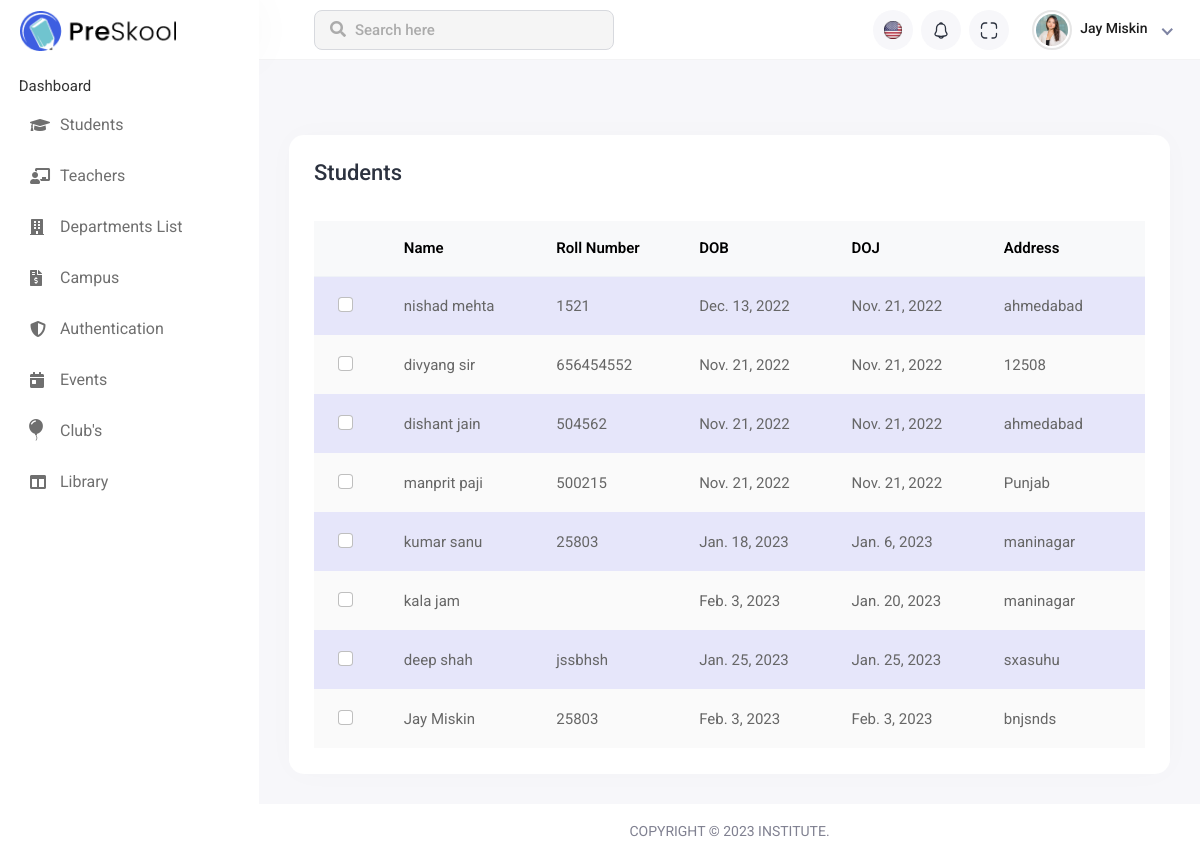
The app's page /student_page/ (signed in) with its own data.
### institute_App/models.py (models this page shows, shortened)
class Common(models.Model):
    Master=models.ForeignKey(Master, on_delete=models.CASCADE)
    Name=models.CharField(max_length=50)
    DateOfBirth=models.DateField(default='2022-11-21')
    DateOfJoining=models.DateField(default='2022-11-21')
    Address=models.CharField(max_length=100)
    class Meta:
        db_table="common"

class Student(models.Model):
    Common=models.ForeignKey(Common, on_delete=models.CASCADE)
    Roll_Number=models.CharField(max_length=20)
    class Meta:
        db_table="student"

### institute_App/views.py (the view)
# urls.py: path('student_page/',student_page,name='student_page'),
def student_page(request):
    if 'email' in request.session:
        student_page_data(request) #load student data
        return render(request,'student_page.html', data)
    return render(request,'student_page.html')

### institute_App/views.py (called while the page is built)
def student_page_data(request):
    print(request.POST)
    student = Student.objects.all()
    data['student'] = student

### institute_App/templates/student_page.html (shortened to what this page needs)
{% extends 'base.html' %}
{% load static %}
{% block main_content %}
<div class="main-wrapper">
    <div class="header">
        <div class="header-left">
            <a href="{% static 'index-2.html' %}" class="logo">
                <img src="{% static 'assets/img/logo.png' %}" alt="Logo">
            </a>
        </div>
        <div class="top-nav-search">
            <form>
                <input type="text" class="form-control" placeholder="Search here">
                <button class="btn" type="submit"><i class="fas fa-search"></i></button>
            </form>
        </div>
        <ul class="nav user-menu">
            <li class="nav-item dropdown noti-dropdown language-drop me-2">
                <a href="#" class="dropdown-toggle nav-link header-nav-list" data-bs-toggle="dropdown">
                    <img src="{% static 'assets/img/icons/header-icon-01.svg' %}" alt="">
                </a>
            </li>
            <li class="nav-item dropdown noti-dropdown me-2">
                <a href="#" class="dropdown-toggle nav-link header-nav-list" data-bs-toggle="dropdown">
                    <img src="{% static 'assets/img/icons/header-icon-05.svg' %}" alt="">
                </a>
            </li>
            <li class="nav-item zoom-screen me-2">
                <a href="#" class="nav-link header-nav-list win-maximize">
                    <img src="{% static 'assets/img/icons/header-icon-04.svg' %}" alt="">
                </a>
            </li>
            <li class="nav-item dropdown has-arrow new-user-menus">
                <a href="#" class="dropdown-toggle nav-link" data-bs-toggle="dropdown">
                    <span class="user-img">
                        <img class="rounded-circle" src="{% static 'assets/img/profiles/avatar-01.jpg' %}" width="31"
                            alt="Ryan Taylor">
                        <div class="user-text">
                            <h6>{{user_data.first_name}} {{user_data.last_name}}</h6>
                        </div>
                    </span>
                </a>
            </li>
        </ul>
    </div><br><br>
    <div class="sidebar" id="sidebar">
        <div class="sidebar-inner slimscroll">
            <div id="sidebar-menu" class="sidebar-menu">
                <ul>
                    <li class="submenu" >
                        <span> Dashboard </span>
                        </li>
                    <li class="submenu">
                        <a href="#"><i class="fas fa-graduation-cap"></i> <span> Students</span> </a>
                    </li>
                    <li class="submenu">
                        <a href="#"><i class="fas fa-chalkboard-teacher"></i> <span> Teachers</span> </a>
                    </li>
                    <li>
                        <a href="{% url 'department_page' %}"><i class="fas fa-building"></i> <span> Departments List</span></a>
                    </li>
                    <li>
                        <a href="{% url 'maintenance_page' %}"><i class="fas fa-file-invoice-dollar"></i> <span> Campus</span></a>
                    </li>
                    <li class="submenu">
                        <a href="#"><i class="fas fa-shield-alt"></i> <span>Authentication </span> </a>
                    </li>
                    <li>
                        <a href="{% url 'event_page' %}"><i class="fas fa-calendar-day"></i> <span>Events</span></a>
                    </li>
                    <li>
                        <a href="{% url 'club_page' %}"><i class="bi bi-balloon-fill" style="font-size: 22px; margin-left: -5px;"></i> <span style="padding-left: 5px;">Club's</span></a>
                    </li>
                    <li class="submenu">
                        <a href="#"><i class="fas fa-columns"></i> <span> Library </span> </a>
                    </li>
                </ul>
            </div>
        </div>
    </div>
    <div class="page-wrapper">
        <div class="content container-fluid">
            <div class="row">
                <div class="col-sm-12">
                    <div class="card card-table comman-shadow">
                        <div class="card-body">
                            <div class="page-header">
                                <div class="row align-items-center">
                                    <div class="col">
                                        <h3 class="page-title">Students</h3>
                                    </div>
                                </div>
                            </div>
                            <div class="table-responsive">
                                <table
                                    class="table border-0 star-student table-hover table-center mb-0 datatable table-striped">
                                    <thead class="student-thread">
                                        <tr>
                                            <th>
                                            </th>
                                            <th>Name</th>
                                            <th>Roll Number</th>
                                            <th>DOB</th>
                                            <th>DOJ</th>
                                            <th>Address</th>
                                        </tr>
                                    </thead>
                                    <tbody>
                                        {% for S_data in student %}
                                        <tr>
                                            <td>
                                                <div class="form-check check-tables">
                                                    <input class="form-check-input" type="checkbox" value="something">
                                                </div>
                                            </td>
                                            <td>{{S_data.Common.Name}}</td>
                                            <td>{{S_data.Roll_Number}}</td>
                                            <td>{{S_data.Common.DateOfBirth}}</td>
                                            <td>{{S_data.Common.DateOfJoining}}</td>
                                            <td>{{S_data.Common.Address}}</td>
                                        </tr>
                                        {% endfor %}
                                    </tbody>
                                </table>
                            </div>
                        </div>
                    </div>
                </div>
            </div>
        </div>
        <footer>
            <p>Copyright © 2023 Institute.</p>
        </footer>
    </div>
</div>
{% endblock %}

### institute_App/templates/student_page.html (style rules this page uses)
.page-wrapper { min-height: 406px !important; }
.star-student.table-striped tbody tr:nth-of-type(odd) { background-color: lavender; }

### records on screen
Common: first_name "Jay", last_name "Miskin"
Student: Common.Name "nishad mehta", Roll_Number "1521", Common.DateOfBirth "Dec. 13, 2022", Common.DateOfJoining "Nov. 21, 2022", Common.Address "ahmedabad"
Student: Common.Name "divyang sir", Roll_Number "656454552", Common.DateOfBirth "Nov. 21, 2022", Common.DateOfJoining "Nov. 21, 2022", Common.Address "12508"
Student: Common.Name "dishant jain", Roll_Number "504562", Common.DateOfBirth "Nov. 21, 2022", Common.DateOfJoining "Nov. 21, 2022", Common.Address "ahmedabad"
Student: Common.Name "manprit paji", Roll_Number "500215", Common.DateOfBirth "Nov. 21, 2022", Common.DateOfJoining "Nov. 21, 2022", Common.Address "Punjab"
Student: Common.Name "kumar sanu", Roll_Number "25803", Common.DateOfBirth "Jan. 18, 2023", Common.DateOfJoining "Jan. 6, 2023", Common.Address "maninagar"
Student: Common.Name "kala jam", Common.DateOfBirth "Feb. 3, 2023", Common.DateOfJoining "Jan. 20, 2023", Common.Address "maninagar"
Student: Common.Name "deep shah", Roll_Number "jssbhsh", Common.DateOfBirth "Jan. 25, 2023", Common.DateOfJoining "Jan. 25, 2023", Common.Address "sxasuhu"
Student: Common.Name "Jay Miskin", Roll_Number "25803", Common.DateOfBirth "Feb. 3, 2023", Common.DateOfJoining "Feb. 3, 2023", Common.Address "bnjsnds"
